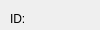
            <widget class="QWidget" name="page_rtde_general_settings">
             <property name="geometry">
              <rect>
               <x>0</x>
               <y>0</y>
               <width>100</width>
               <height>30</height>
              </rect>
             </property>
             <attribute name="label">
              <string>General Settings</string>
             </attribute>
             <widget class="QLabel" name="lbl_rtde_id">
              <property name="geometry">
               <rect>
                <x>10</x>
                <y>10</y>
                <width>51</width>
                <height>18</height>
               </rect>
              </property>
              <property name="font">
               <font>
                <family>Arial</family>
               </font>
              </property>
              <property name="text">
               <string>ID:</string>
              </property>
             </widget>
             <widget class="QCheckBox" name="chk_rtde_client_enable">
              <property name="geometry">
               <rect>
                <x>80</x>
                <y>30</y>
                <width>161</width>
                <height>22</height>
               </rect>
              </property>
              <property name="font">
               <font>
                <family>Arial</family>
                <pointsize>-1</pointsize>
                <weight>75</weight>
                <bold>true</bold>
               </font>
              </property>
              <property name="styleSheet">
               <string notr="true">
/*-----QCheckBox-----*/
QCheckBox
{
	background-color: transparent;
	color: #c2c7d5;
	font-size: 10px;
	font-weight: bold;
	border: none;
	border-radius: 5px;

}


/*-----QCheckBox-----*/
QCheckBox::indicator
{
    color: #b1b1b1;
    background-color: #323232;
    border: 1px solid darkgray;
    width: 12px;
    height: 12px;

}


QCheckBox::indicator:checked
{
    image:url(&quot;./ressources/check.png&quot;);
	background-color:  rgb(170, 255, 127);
    border: 1px solid rgb(170, 255, 127);

}

QCheckBox::indicator:unchecked
{
    image:url(&quot;./ressources/check.png&quot;);
	background-color: rgb(255, 116, 116);
    border: 1px solid rgb(255, 116, 116);

}



</string>
              </property>
              <property name="text">
               <string>Enable RTDE Client</string>
              </property>
             </widget>
             <widget class="QSpinBox" name="nbr_rtde_id">
              <property name="enabled">
               <bool>false</bool>
              </property>
              <property name="geometry">
               <rect>
                <x>10</x>
                <y>30</y>
                <width>51</width>
                <height>22</height>
               </rect>
              </property>
              <property name="font">
               <font>
                <family>Arial</family>
                <pointsize>-1</pointsize>
               </font>
              </property>
              <property name="styleSheet">
               <string notr="true">QSpinBox
{
	background-color: transparent;
	color: #c2c7d5;
	font-size: 13px;
 border: 1px solid #32414B;
}</string>
              </property>
              <property name="maximum">
               <number>69000</number>
              </property>
              <property name="value">
               <number>0</number>
              </property>
             </widget>
            </widget>
